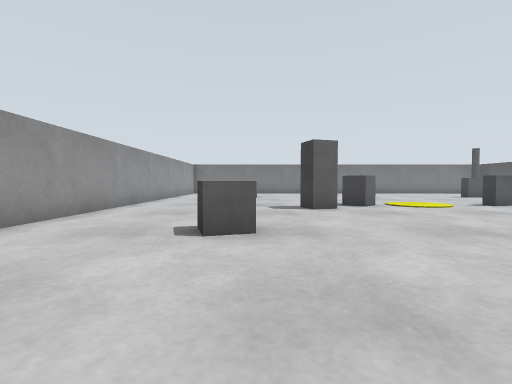
View 1 (above)

17 first-person views from a walk through a robot-simulator world made for Gazebo. The camera is 0.39 m above the floor, tilts 2° down and sees 85° across. The floor is counted in squares, 0.5 m on a side. Each view is taken from the middle of a square. On the plan, view 1 faces up. The plan holds only what a view shows up to about 10 squares ahead; the rest is blank. The place goes on beyond the plan.

View 2
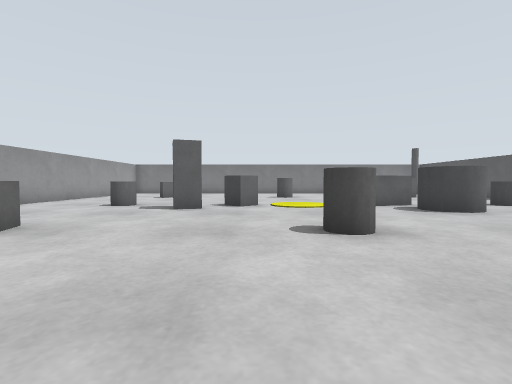

View 3
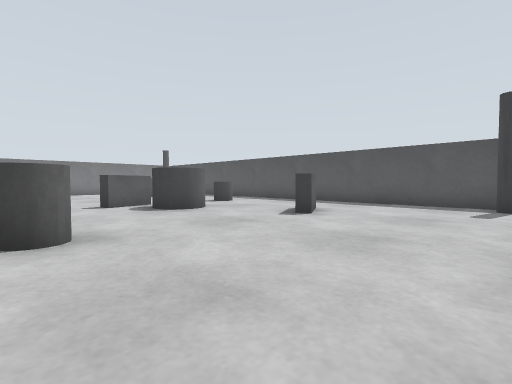

View 4
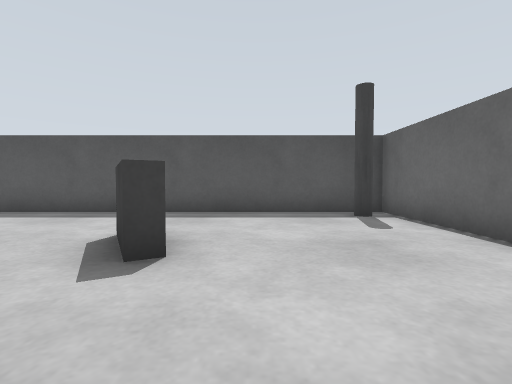

View 5
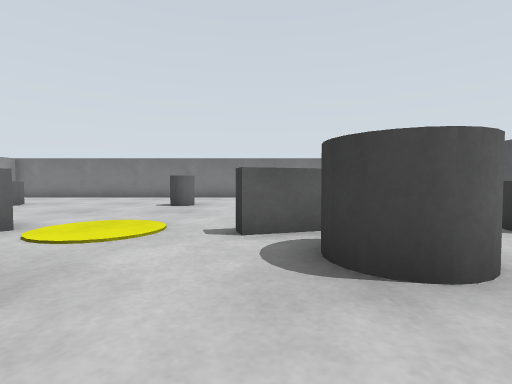

View 6
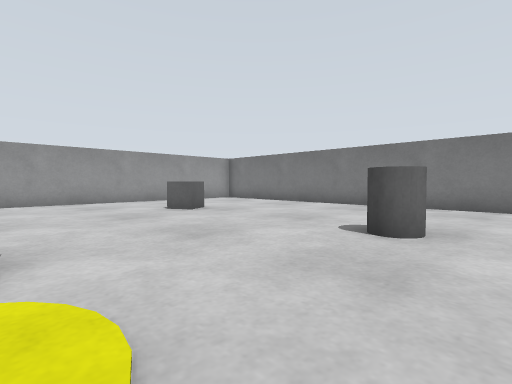

View 7
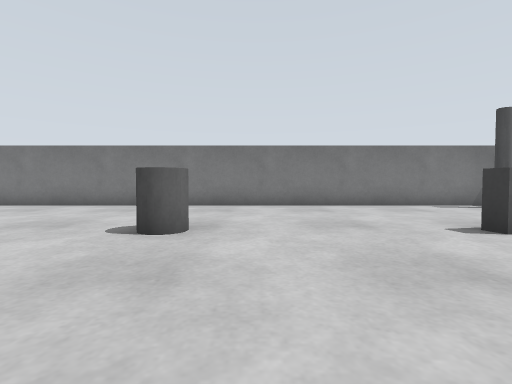

View 8
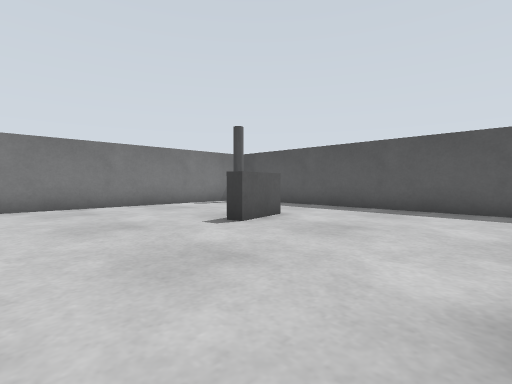

View 9
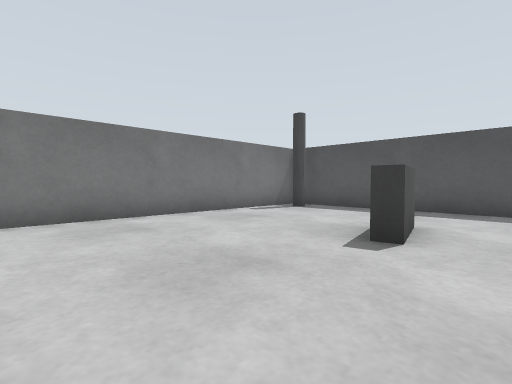

View 10
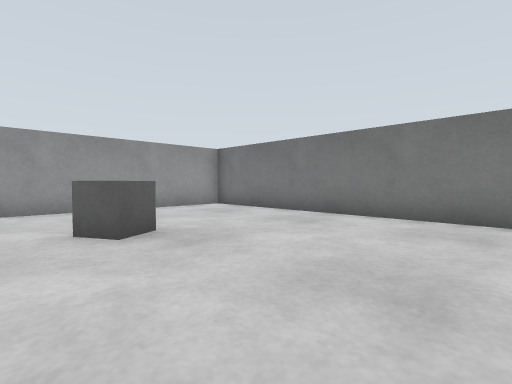

View 11
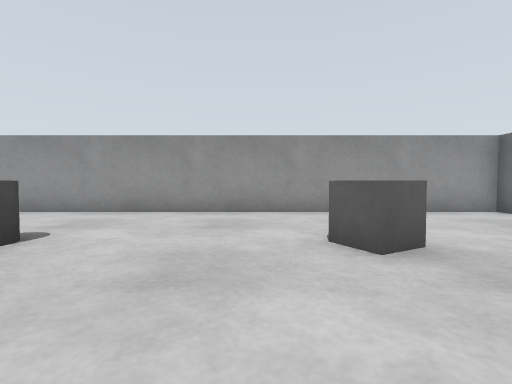

View 12
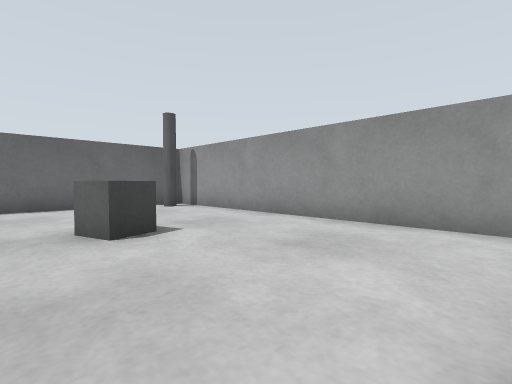

View 13
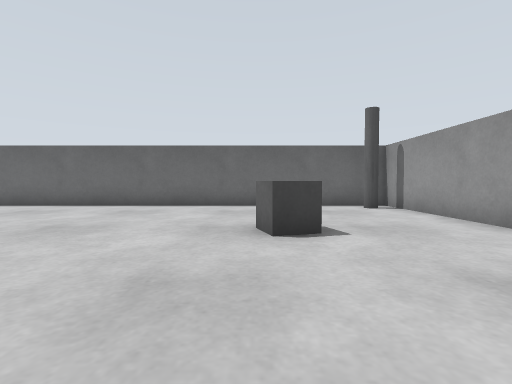

View 14
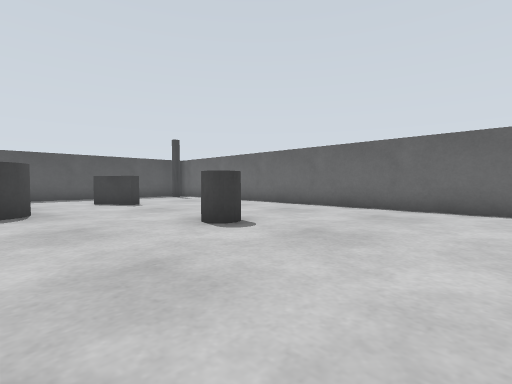

View 15
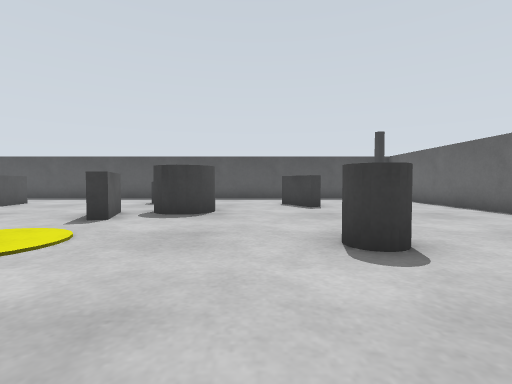

View 16
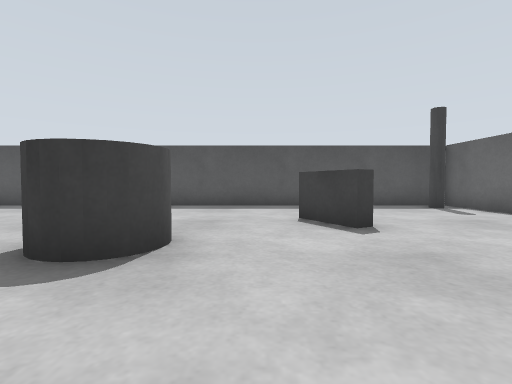

View 17
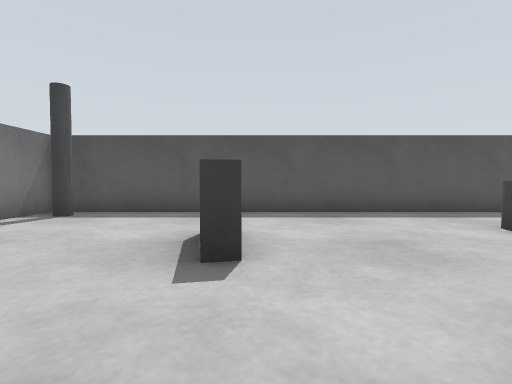

### Floor plan
Points are (right, up) in squares from view 1. A wall is a line through its corners. A room is listed if a view was taken in it or the views show most of it. See-through windows are left out.
Room 1 (views 1, 2, 3, 4, 5, 6, 7, 8, 9, 10, 11, 12, 13, 14, 15, 16, 17)
walls: (10.8, 14.1) (10.7, 14.6); (15.4, 19.3) (-4.3, 19.3) (-4.3, -0.3) (15.3, -0.3) (15.3, 18.9)
low walls: (9.4, 9.6) (7.8, 9.1) (7.7, 9.5); (12.4, 14.5) (10.8, 14.1); (12.4, 4.7) (10.9, 3.9) (10.7, 4.3) (12.2, 5.1)
objects: grey pole (-4, 0) to (-3, 1); grey box (-1, 4) to (0, 5); grey cylinder (-1, 9) to (0, 10); grey box (-1, 14) to (0, 15); grey box (2, 8) to (2, 9); grey box (3, 9) to (4, 10); grey cylinder (5, 4) to (6, 5); grey cylinder (5, 14) to (6, 15); grey cylinder (9, 7) to (10, 8); grey cylinder (12, 9) to (13, 10); grey pole (14, 0) to (15, 1); grey pole (14, 18) to (15, 19)

Where each view was taken, in squares from view 1:
view 1: 0 up, 0 right, facing up
view 2: 0 up, 4 right, facing up
view 3: 0 up, 5 right, facing up-right
view 4: 3 up, 8 right, facing right
view 5: 5 up, 8 right, facing up
view 6: 10 up, 7 right, facing up-left
view 7: 10 up, 7 right, facing up
view 8: 10 up, 7 right, facing up-right
view 9: 13 up, 7 right, facing up-right
view 10: 13 up, 4 right, facing up-left
view 11: 13 up, 3 right, facing left
view 12: 9 up, 1 right, facing down-left
view 13: 9 up, 0 right, facing down
view 14: 8 up, 1 right, facing down-right
view 15: 6 up, 2 right, facing right
view 16: 6 up, 6 right, facing right
view 17: 14 up, 8 right, facing right
